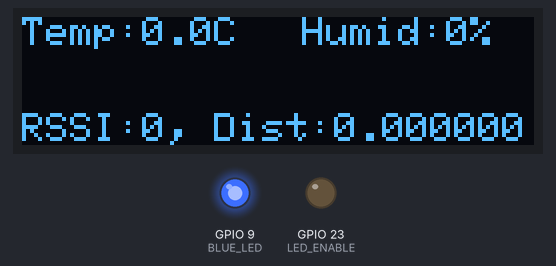
This sketch was run on a simulated ESP32. Shown: 128×32 one-colour display, output pins drawn as LEDs (lit = HIGH). Nothing arrives over Bluetooth unless stated; what the sketch prints to the serial monitor is not drawn.

Above: at 7.4 s.
Timing chart, 0 to 126.0 s (numbered marks = the images above):
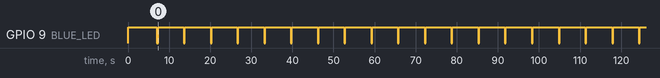

Measured:
- by itself, GPIO 9 (BLUE_LED): alternates HIGH for 6.3 s and LOW for 0.25 s

The sketch:

iBeacon_Test.ino
```cpp
//
// Demo sketch to read the data from a RadioLand RDL52832 iBeacon
//
// Displays the data on an ESP32 by parsing (in a brute-force way)
// the large advertisement packet transmitted by the iBeacon.
//
// Written by Larry Bank
// February 25, 2021
//
// NOTE that each iBeacon appears to have a different mac address, find this on your phone app and match to this line
// if (memcmp(szAddr, "cc:a2:9b", 8) == 0) {

#include <BLEDevice.h>
#include <BLEUtils.h>
#include <Adafruit_GFX.h>
#include <Adafruit_SSD1306.h>
#include <Wire.h>

#define LED_ENABLE 23
#define BLUE_LED 9

Adafruit_SSD1306 display(128, 32, &Wire, 21);

static int T, H, iMaxT, iMinT, iMaxH, iMinH;
static int iRSSI;
float X, Y, Z, fDistance;

std::string service_data;
char Scanned_BLE_Name[32];
String Scanned_BLE_Address;
BLEScanResults foundDevices;
BLEScan *pBLEScan;
static BLEAddress *Server_BLE_Address;

void lightSleep(uint64_t time_in_us)
{
  esp_sleep_enable_timer_wakeup(time_in_us);
  esp_light_sleep_start();
}
//
// Data format for the RadioLand RDL52832 iBeacon
//
// service UUID 0x0318:
//    0    1    2    3    4    5    6    7    8    9   10   11   12   13   14   15
// +----+----+----+----+----+----+----+----+----+----+----+----+----+----+----+----+
// | Th | Tl | Hh | Hl | Xs | Xw | Xt | Xh | Ys | Yw | Yt | Yh | Zs | Zw | Zt | Zh |
// +----+----+----+----+----+----+----+----+----+----+----+----+----+----+----+----+
// Temperature (T), stored as a 16-bit value equal to Celcius * 256
// Humidity (H), stored as a 16-bit value equal to Humidity % * 256
// Accelerometer Axes: (X,Y,Z)
//    s = sign (1=negative, 0=positive)
//    w = whole value (0 or 1)
//    t = tenths (0-9)
//    h = hundredths (0-9)
//
// iBeacon packet introducer
const uint8_t uciBeacon[] = {0x02, 0x01, 0x06, 0x1a, 0xff, 0x4c, 0x0, 0x2, 0x15};

// Called for each device found during a BLE scan by the client
class MyAdvertisedDeviceCallbacks: public BLEAdvertisedDeviceCallbacks
{
    void onResult(BLEAdvertisedDevice advertisedDevice) {
//      Serial.printf("Scan Result: %s \n", advertisedDevice.toString().c_str());
      const char *szAddr = advertisedDevice.getAddress().toString().c_str();

         if (memcmp(szAddr, "cc:a2:9b", 8) == 0) { // first 3 bytes of MAC for manufacterer that changes per ibeacon


          const char *s = service_data.c_str();
          int i, iLen = service_data.length();
          uint8_t *p = (uint8_t *)s; // unsigned data
          service_data = advertisedDevice.getServiceData();

//          Serial.printf("Advertised device info: %s \n", advertisedDevice.toString().c_str());
//          Serial.printf("MAC: %s, service data len=%d\n", szAddr, iLen);
//          if (iLen != 0) {
//            for (i=0; i<iLen; i++) {
//              Serial.printf("0x%02x,", p[i]);
//            }
//            Serial.printf("\n");
//          }
// The iBeacon sends a large packet with multiple service UUIDs in it
// the ESP32 BLE library doesn't parse this so we need to ask for the raw payload
// and parse it outselves
          iLen = advertisedDevice.getPayloadLength();
          if (iLen != 0) {
//            Serial.printf("payload size = %d\n", iLen);
            p = (uint8_t *)advertisedDevice.getPayload();
            if (memcmp(p, uciBeacon, 9) == 0) {// iBeacon info?
              iRSSI = advertisedDevice.getRSSI();
              int txCalibratedPower = (int8_t)p[29]; // get the 1 meter RSSI value
//              Serial.printf("iBeacon info - Tx @ 1M = %ddB, RSSI = %ddB\n", txCalibratedPower, iRSSI);
              // Calculate estimated distance
              // The RSSI value seems to drop off too quickly with the M5StickC
              // compared to my Android phone
              int ratio_dB = (txCalibratedPower - iRSSI)/4; // <-- fudge factor for ESP32
              float ratio_linear = powf(10, (float)ratio_dB / 10.0f);
              fDistance = sqrtf(ratio_linear);
//              Serial.printf("Approximate distance = %f\n", fDistance);
            }
            for (i=0; i<iLen; i++) {
              // Search for the start of the 0x0318 UUID with the data we want
              if (p[i] == 0x13 && p[i+1] ==0x16 && p[i+2] == 0x18 && p[i+3] ==0x03) {
//                Serial.print("UUID 0x0318 data received!");
                i += 4; // start of the data we want
                T = (((p[i] << 8) + p[i+1]) * 10) / 256; // 1 decimal place is enough precision
                H = p[i+2]; // no need for fractions of a % because the sensor isn't that good anyway
                if (T > iMaxT) iMaxT = T;
                if (T < iMinT) iMinT = T;
                if (H > iMaxH) iMaxH = H;
                if (H < iMinH) iMinH = H;
                X = (float)p[i+5] + (float)p[i+6]/10.0f + (float)p[i+7] / 100.0f;
                if (p[i+4] == 1) X = -X;
                Y = (float)p[i+9] + (float)p[i+10]/10.0f + (float)p[i+11] / 100.0f;
                if (p[i+8] == 1) Y = -Y;
                Z = (float)p[i+13] + (float)p[i+14]/10.0f + (float)p[i+15] / 100.0f;
                if (p[i+12] == 1) Z = -Z;

//                for (; i<iLen; i++) {
//                    Serial.printf("0x%02x,", p[i]);
//                }
//                Serial.printf("\n");
              }
            }
          }
        }
    }
};
//
// Display all of the sensor info on the M5StickC LCD
//
void ShowInfo(void)
{
char szTemp[64]; char szTemp1[64];
  sprintf(szTemp, "Temp:%d.%01dC", T/10, T % 10);
  display.setCursor(0,0);  //over,down
  display.print(szTemp);
  Serial.println(szTemp);

  sprintf(szTemp, "Humid:%d%%", H);
  display.setCursor(70,0);  //over,down
  display.print(szTemp);

  sprintf(szTemp, "RSSI:%d, Dist:%03f ", iRSSI, fDistance);
  display.setCursor(0,24);  //over,down
  display.print(szTemp);

  //sprintf(szTemp, "X: %.2f ", X);
  //display.setCursor(0,24);  //over,down
  //display.print(szTemp);

  //sprintf(szTemp, "Y: %.2f ", Y);
  //display.setCursor(30,24);  //over,down
  //display.print(szTemp);

  //sprintf(szTemp, "Z: %.2f ", Z);
  //display.setCursor(60,24);  //over,down
  //display.print(szTemp);


  display.display();
  delay(1000);
  display.clearDisplay();
}
void setup() {

  Wire.begin(13, 14);
  display.setRotation(2);
  display.begin(SSD1306_SWITCHCAPVCC, 0x3C);
  display.clearDisplay();
  display.setTextSize(1);
  display.setTextColor(WHITE);

  pinMode(LED_ENABLE, OUTPUT);
  pinMode(BLUE_LED, OUTPUT);
  digitalWrite(LED_ENABLE, LOW); //Enable Leds
  digitalWrite(BLUE_LED, HIGH);  //Keep off

  iMaxT = 0;
  iMinT = 1000;
  iMaxH = 0;
  iMinH = 99;
  ShowInfo();
  //spilcdSetTXBuffer(ucTXBuf, sizeof(ucTXBuf));
  //spilcdInit(&lcd, LCD_ST7789_135, FLAGS_NONE, 40000000, TFT_CS, TFT_DC, TFT_RST, -1, -1, TFT_MOSI, TFT_CLK); // M5Stick-V pin numbering, 40Mhz
  //spilcdSetOrientation(&lcd, LCD_ORIENTATION_90);
  //spilcdFill(&lcd, 0, DRAW_TO_LCD);
  Serial.begin(115200);
  Serial.println("About to start BLE");
  BLEDevice::init("ESP32BLE");
  pBLEScan = BLEDevice::getScan(); //create new scan
//  Serial.println("getScan returned");
  pBLEScan->setAdvertisedDeviceCallbacks(new MyAdvertisedDeviceCallbacks()); //Call the class that is defined above
  pBLEScan->setActiveScan(true); //active scan uses more power, but get results faster
  pBLEScan->setInterval(100);
  pBLEScan->setWindow(99);  // less or equal setInterval value
} /* setup() */

void loop() {
   BLEDevice::init("ESP32BLE");
   foundDevices = pBLEScan->start(5, false); //Scan for 5 seconds to find the Fitness band
   pBLEScan->clearResults();   // delete results fromBLEScan buffer to release memory
   pBLEScan->stop();
   BLEDevice::deinit(false);
   ShowInfo();
   //lightSleep(10000000); // wait 10 seconds, then start another scan

   digitalWrite(LED_ENABLE, LOW); //Enable Leds
   digitalWrite(BLUE_LED, LOW);
   delay(250);
   digitalWrite(BLUE_LED, HIGH);
   delay(250);

} /* loop */
```
